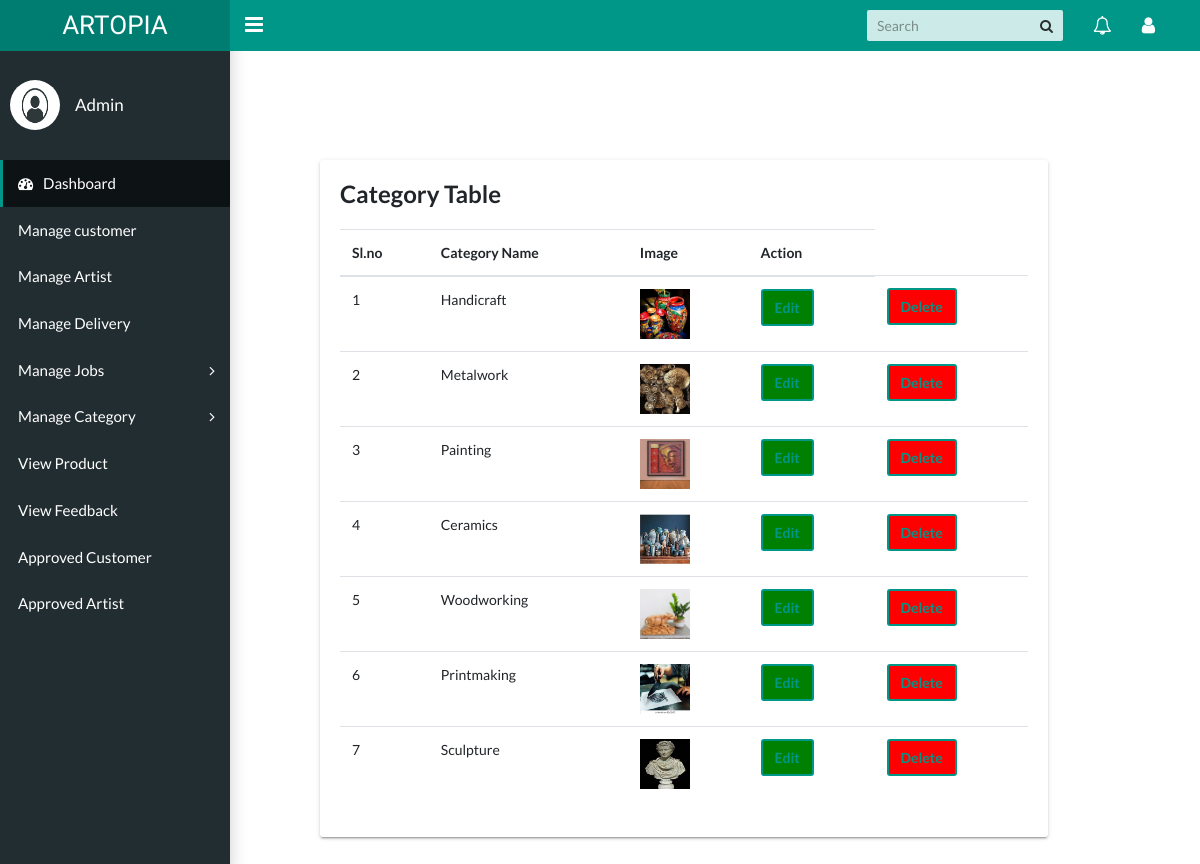
Screenshot of /Viewcategory with the database file from the repository.
### Artista/models.py (models this page shows, shortened)
class category(models.Model):
    name = models.CharField(max_length=100)
    image = models.ImageField(upload_to='images')
    category_status = models.CharField(max_length=20)

### Artista/views.py (the view)
# urls.py: path("Viewcategory",views.Viewcategory,name="Viewcategory"),
def Viewcategory(request):
    data = category.objects.all()
    return render(request,"Viewcategory.html",{'data':data})

### Artista/templates/Viewcategory.html (shortened to what this page needs)
<!DOCTYPE html>
<html lang="en">
  <head>
    <link rel="stylesheet" type="text/css" href="../static/css/main.css">
    <link rel="stylesheet" type="text/css" href="https://maxcdn.bootstrapcdn.com/font-awesome/4.7.0/css/font-awesome.min.css">
    <link rel="stylesheet" href="../static/css/style.css">
  </head>
  <body class="app sidebar-mini">
    <header class="app-header"><a class="app-header__logo" href="../templates/index.html">ARTOPIA</a>
      <a class="app-sidebar__toggle" href="#" data-toggle="sidebar" aria-label="Hide Sidebar"></a>
      <ul class="app-nav">
        <li class="app-search">
          <input class="app-search__input" type="search" placeholder="Search">
          <button class="app-search__button"><i class="fa fa-search"></i></button>
        </li>
        <li class="dropdown"><a class="app-nav__item" href="#" data-toggle="dropdown" aria-label="Show notifications"><i class="fa fa-bell-o fa-lg"></i></a>
        </li>
        <li class="dropdown"><a class="app-nav__item" href="#" data-toggle="dropdown" aria-label="Open Profile Menu"><i class="fa fa-user fa-lg"></i></a>
        </li>
      </ul>
    </header>
    <aside class="app-sidebar">
        <div class="app-sidebar__user"><img class="app-sidebar__user-avatar" src="../static/images/admin.jpg"  width="50px" height="50px">
        <div>
          <p class="app-sidebar__user-name">Admin</p>
        </div>
      </div>
      <ul class="app-menu">
        <li><a class="app-menu__item active" href="{% url 'dashboard' %}"><i class="app-menu__icon fa fa-dashboard"></i><span class="app-menu__label">Dashboard</span></a></li>
        <li><a class="app-menu__item" href="{% url 'managecustomer' %}"><span class="app-menu__label">Manage customer</span></a></li>
        <li><a class="app-menu__item" href="{% url 'manageartist' %}"><span class="app-menu__label">Manage Artist</span></a></li>
        <li><a class="app-menu__item" href="{% url 'managedelivery' %}"><span class="app-menu__label">Manage Delivery </span></a></li>
          <li class="treeview"><a class="app-menu__item" href="#" data-toggle="treeview"></i><span class="app-menu__label">Manage Jobs</span><i class="treeview-indicator fa fa-angle-right"></i></a>
         </li>
         <li class="treeview"><a class="app-menu__item" href="#" data-toggle="treeview"></i><span class="app-menu__label">Manage Category</span><i class="treeview-indicator fa fa-angle-right"></i></a>
          </li>
        <li><a class="app-menu__item" href="{% url 'viewproduct' %}"><span class="app-menu__label">View Product</span></a></li>
        <li><a class="app-menu__item" href="{% url 'viewfeedback' %}"><span class="app-menu__label">View Feedback</span></a></li>
        <li><a class="app-menu__item" href="{% url 'adminapproveuser' %}"><span class="app-menu__label"> Approved Customer</span></a></li>
        <li><a class="app-menu__item" href="{% url 'adminapproveartist' %}"><span class="app-menu__label">Approved Artist</span></a></li>
      </ul>
    </aside>
    <div class="tb">
      <div class="row">
          <div class="col-md-10">
            <div class="tile">
              <h3 class="tile-title">Category Table</h3>
              <table class="table">
                <thead>
                  <tr>
                    <th>Sl.no</th>
                    <th>Category Name</th>
                    <th>Image</th>
                    <th>Action</th>
                  </tr>
                </thead>
                <tbody>
                 {% for i in data %}
                  <tr>
                    <td>{{forloop.counter}}</td>
                    <td>{{i.name}}</td>
                    <td><img src="/media/{{i.image}}" alt="" height="50px" width="50px"></td>
                    <td>
                      <button class="btn btn-primary" type="button"
                      style="background-color: green;"><a href="{% url 'admin_edit_category' i.id  %}"> Edit</a></button>
                  </td>
                  <td>
                      <button class="btn btn-primary" type="button"
                      style="background-color: red;"><a href="{% url 'admin_delete_category' i.id  %}">Delete</a></button>
                  </td>
                  </tr>
                  {% endfor %}
                </tbody>
              </table>
            </div>
          </div>
         </div>
  </body>
</html>

### Artista/static/css/style.css (style rules this page uses)
.tb { margin-left: 20rem; margin-top: 10rem; }

### rows the page displays
category: name "Handicraft", image (picture)
category: name "Metalwork", image (picture)
category: name "Painting", image (picture)
category: name "Ceramics", image (picture)
category: name "Woodworking", image (picture)
category: name "Printmaking", image (picture)
category: name "Sculpture", image (picture)
